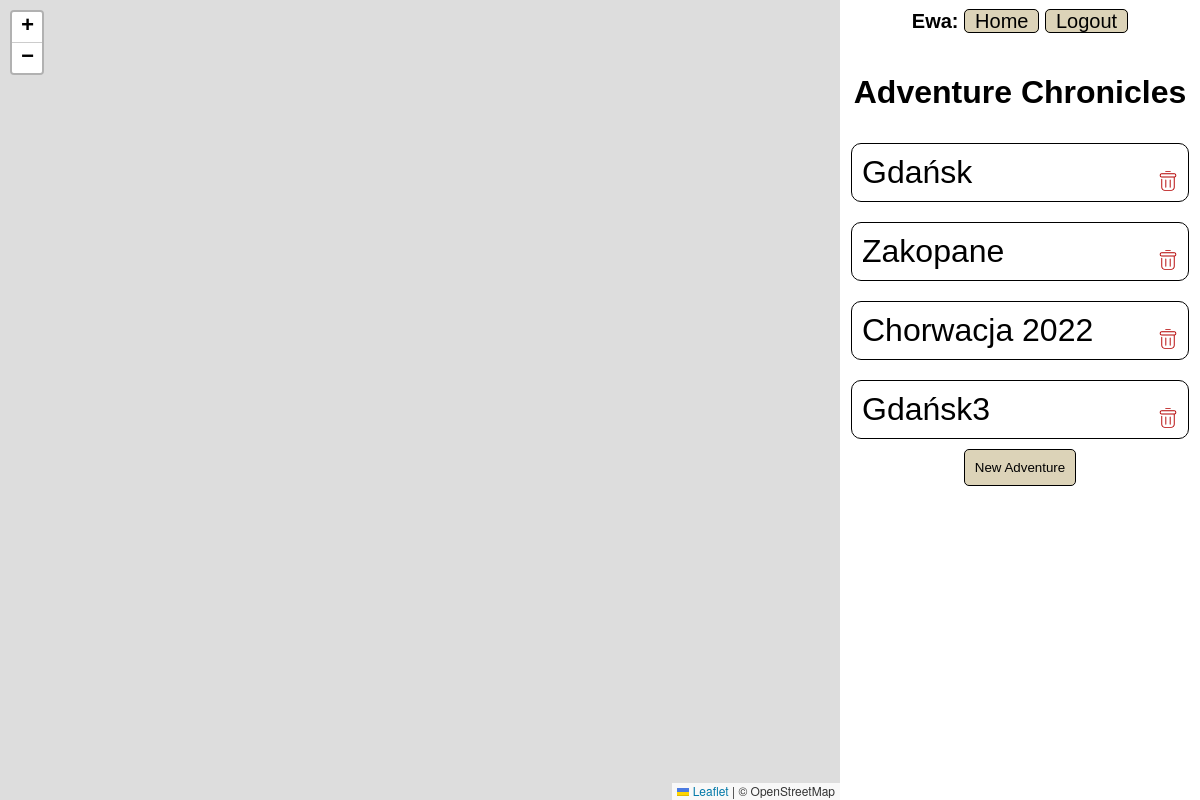
/ (signed in), run on the app's committed database.
### adventure/models.py (models this page shows)
class Adventure(models.Model):
    title = models.CharField(max_length=128)
    author = models.ForeignKey(User, on_delete=models.CASCADE)
    is_public = models.BooleanField(default=False)

### adventure/views.py (the view)
# urls.py: path('', views.index, name='index'),
def index(request):
    adventures = Adventure.objects.filter(author = request.user.id)
    return render(request, 'adventure/index.html', {
        'adventures': adventures,
        'form': NewAdventureForm(),
    })

### adventure/templates/adventure/index.html (shortened to what this page needs)
{% extends "adventure/layout.html" %}
{% load static %}
{% block body %}
    <h1 class="title">Adventure Chronicles</h1>
    {% if user.is_authenticated %}
        {% for adv in adventures %}
            <div data-id='{{adv.id}}' class="adventure-item">
                <div>
                    <span>{{adv.title}}</span>
                </div>
                <img src="{% static 'adventure/img/delete.svg' %}" alt="trash icon for delete adventure">
            </div>
        {% empty %}
            <h2>No adventure yet</h2>
        {% endfor %}
    <div>
        <button class="add" id="newAdventureButton">New Adventure</button>
    </div>
    {% else %}
        <div>
            <span>To create your own adventures please</span>
            <a href="{% url 'register' %}">Register</a>
        </div>
    {% endif %}
{% endblock %}

### adventure/templates/adventure/layout.html (shortened to what this page needs)
{% load static %}
<!DOCTYPE html>
<html lang="en">
    <head lang="en">
        <link rel='stylesheet' href="{% static 'adventure/style.css' %}">
        <link rel="stylesheet" href="https://unpkg.com/leaflet@1.9.4/dist/leaflet.css"
/>
    </head>
    <body>
        <div id="map"></div>
        <div class="adv-contener">
                <div>
                    <nav class="nav">
                        {% if user.is_authenticated %}
                            <span style="font-weight: bold;">{{request.user.username|title}}:</span>
                        {% endif%}
                        <a href="{% url 'index' %}">Home</a>
                        {% if not user.is_authenticated %}
                            <a href="{% url 'register' %}">Register</a>
                            <a href="{% url 'login' %}">Login</a>
                        {% else %}
                            <a href="{% url 'logout' %}">Logout</a>
                        {% endif %}
                    </nav>
                </div>
                {% block body %}
                {% endblock %}
        </div>
    </body>
</html>

### adventure/static/adventure/style.css (style rules this page uses)
body { display: flex; flex-direction: column; justify-content: center; align-items: center; font-family: sans-serif; }
.title { text-align: center; }
.nav { font-size:20px; text-align: center; margin-bottom: 20px; margin-top: 10px; }
.nav a { background-color: rgb(220, 211, 184); border: 1px solid black; text-decoration: none; color: black; border-radius: 5px; padding-left: 10px; padding-right: 10px; }
.adventure-item { width: calc(100% - 44px); border: 1px solid black; border-radius: 10px; margin:10px; padding:10px; font-size: 2rem; display: flex; flex-direction: row; z-index: 1; }
.adventure-item > img { display:block; margin-left: auto; margin-top: auto; height: 20px; z-index: 5; }
.adventure-item > div { width: calc(100% - 44px); }
.add { width: fit-content; background-color:rgb(220, 211, 184); margin:auto; }
.adv-contener { position: fixed; height:100vh; width: 30vw; left:70% ; top:0; display: flex; flex-direction: column; align-items: center; overflow: scroll; }
#map { height:100vh; width: 70vw; position: fixed; left:0 ; top:0; }
button { padding: 10px; border: 1px solid black; border-radius: 5px; font-weight: 500; margin-left: auto; }

### data on the page
Adventure: title "Gdańsk"
Adventure: title "Zakopane"
Adventure: title "Chorwacja 2022"
Adventure: title "Gdańsk3"

### other printed values
{{ request.user.username|title }} "Ewa"
